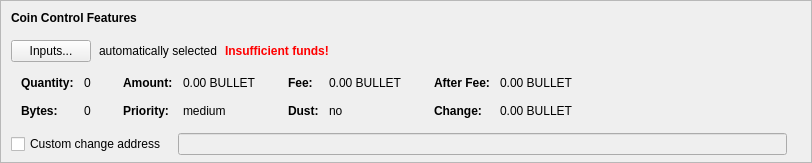
    <widget class="QFrame" name="frameCoinControl">
     <property name="sizePolicy">
      <sizepolicy hsizetype="Expanding" vsizetype="Expanding">
       <horstretch>0</horstretch>
       <verstretch>0</verstretch>
      </sizepolicy>
     </property>
     <property name="maximumSize">
      <size>
       <width>16777215</width>
       <height>16777215</height>
      </size>
     </property>
     <property name="frameShape">
      <enum>QFrame::StyledPanel</enum>
     </property>
     <property name="frameShadow">
      <enum>QFrame::Sunken</enum>
     </property>
     <layout class="QVBoxLayout" name="verticalLayoutCoinControl2">
      <property name="spacing">
       <number>0</number>
      </property>
      <property name="leftMargin">
       <number>0</number>
      </property>
      <property name="topMargin">
       <number>0</number>
      </property>
      <property name="rightMargin">
       <number>0</number>
      </property>
      <property name="bottomMargin">
       <number>6</number>
      </property>
      <item>
       <layout class="QVBoxLayout" name="verticalLayoutCoinControl" stretch="0,0,0,0,1">
        <property name="spacing">
         <number>0</number>
        </property>
        <property name="leftMargin">
         <number>10</number>
        </property>
        <property name="topMargin">
         <number>10</number>
        </property>
        <item>
         <layout class="QHBoxLayout" name="horizontalLayoutCoinControl1">
          <property name="bottomMargin">
           <number>15</number>
          </property>
          <item>
           <widget class="QLabel" name="labelCoinControlFeatures">
            <property name="sizePolicy">
             <sizepolicy hsizetype="Preferred" vsizetype="Maximum">
              <horstretch>0</horstretch>
              <verstretch>0</verstretch>
             </sizepolicy>
            </property>
            <property name="font">
             <font>
              <weight>75</weight>
              <bold>true</bold>
             </font>
            </property>
            <property name="styleSheet">
             <string notr="true">font-weight:bold;</string>
            </property>
            <property name="text">
             <string>Coin Control Features</string>
            </property>
           </widget>
          </item>
         </layout>
        </item>
        <item>
         <layout class="QHBoxLayout" name="horizontalLayoutCoinControl2" stretch="0,0,0,0">
          <property name="spacing">
           <number>8</number>
          </property>
          <property name="bottomMargin">
           <number>10</number>
          </property>
          <item>
           <widget class="QPushButton" name="pushButtonCoinControl">
            <property name="styleSheet">
             <string notr="true"/>
            </property>
            <property name="text">
             <string>Inputs...</string>
            </property>
            <property name="autoDefault">
             <bool>false</bool>
            </property>
           </widget>
          </item>
          <item>
           <widget class="QLabel" name="labelCoinControlAutomaticallySelected">
            <property name="text">
             <string>automatically selected</string>
            </property>
            <property name="margin">
             <number>5</number>
            </property>
           </widget>
          </item>
          <item>
           <widget class="QLabel" name="labelCoinControlInsuffFunds">
            <property name="font">
             <font>
              <weight>75</weight>
              <bold>true</bold>
             </font>
            </property>
            <property name="styleSheet">
             <string notr="true">color:red;font-weight:bold;</string>
            </property>
            <property name="text">
             <string>Insufficient funds!</string>
            </property>
            <property name="margin">
             <number>5</number>
            </property>
           </widget>
          </item>
          <item>
           <spacer name="horizontalSpacerCoinControl">
            <property name="orientation">
             <enum>Qt::Horizontal</enum>
            </property>
            <property name="sizeHint" stdset="0">
             <size>
              <width>40</width>
              <height>1</height>
             </size>
            </property>
           </spacer>
          </item>
         </layout>
        </item>
        <item>
         <widget class="QWidget" name="widgetCoinControl" native="true">
          <property name="sizePolicy">
           <sizepolicy hsizetype="Preferred" vsizetype="Preferred">
            <horstretch>0</horstretch>
            <verstretch>0</verstretch>
           </sizepolicy>
          </property>
          <property name="minimumSize">
           <size>
            <width>0</width>
            <height>0</height>
           </size>
          </property>
          <property name="styleSheet">
           <string notr="true"/>
          </property>
          <layout class="QHBoxLayout" name="horizontalLayoutCoinControl5">
           <property name="leftMargin">
            <number>0</number>
           </property>
           <property name="topMargin">
            <number>0</number>
           </property>
           <property name="rightMargin">
            <number>0</number>
           </property>
           <property name="bottomMargin">
            <number>0</number>
           </property>
           <item>
            <layout class="QHBoxLayout" name="horizontalLayoutCoinControl3" stretch="0,0,0,1">
             <property name="spacing">
              <number>20</number>
             </property>
             <property name="topMargin">
              <number>0</number>
             </property>
             <property name="bottomMargin">
              <number>10</number>
             </property>
             <item>
              <layout class="QFormLayout" name="formLayoutCoinControl1">
               <property name="horizontalSpacing">
                <number>10</number>
               </property>
               <property name="verticalSpacing">
                <number>14</number>
               </property>
               <property name="leftMargin">
                <number>10</number>
               </property>
               <property name="topMargin">
                <number>4</number>
               </property>
               <property name="rightMargin">
                <number>6</number>
               </property>
               <item row="0" column="0">
                <widget class="QLabel" name="labelCoinControlQuantityText">
                 <property name="font">
                  <font>
                   <weight>75</weight>
                   <bold>true</bold>
                  </font>
                 </property>
                 <property name="text">
                  <string>Quantity:</string>
                 </property>
                 <property name="margin">
                  <number>0</number>
                 </property>
                </widget>
               </item>
               <item row="0" column="1">
                <widget class="QLabel" name="labelCoinControlQuantity">
                 <property name="cursor">
                  <cursorShape>IBeamCursor</cursorShape>
                 </property>
                 <property name="contextMenuPolicy">
                  <enum>Qt::ActionsContextMenu</enum>
                 </property>
                 <property name="text">
                  <string notr="true">0</string>
                 </property>
                 <property name="margin">
                  <number>0</number>
                 </property>
                 <property name="textInteractionFlags">
                  <set>Qt::LinksAccessibleByMouse|Qt::TextSelectableByKeyboard|Qt::TextSelectableByMouse</set>
                 </property>
                </widget>
               </item>
               <item row="1" column="0">
                <widget class="QLabel" name="labelCoinControlBytesText">
                 <property name="font">
                  <font>
                   <weight>75</weight>
                   <bold>true</bold>
                  </font>
                 </property>
                 <property name="text">
                  <string>Bytes:</string>
                 </property>
                </widget>
               </item>
               <item row="1" column="1">
                <widget class="QLabel" name="labelCoinControlBytes">
                 <property name="cursor">
                  <cursorShape>IBeamCursor</cursorShape>
                 </property>
                 <property name="contextMenuPolicy">
                  <enum>Qt::ActionsContextMenu</enum>
                 </property>
                 <property name="text">
                  <string notr="true">0</string>
                 </property>
                 <property name="textInteractionFlags">
                  <set>Qt::LinksAccessibleByMouse|Qt::TextSelectableByKeyboard|Qt::TextSelectableByMouse</set>
                 </property>
                </widget>
               </item>
              </layout>
             </item>
             <item>
              <layout class="QFormLayout" name="formLayoutCoinControl2">
               <property name="horizontalSpacing">
                <number>10</number>
               </property>
               <property name="verticalSpacing">
                <number>14</number>
               </property>
               <property name="leftMargin">
                <number>6</number>
               </property>
               <property name="topMargin">
                <number>4</number>
               </property>
               <property name="rightMargin">
                <number>6</number>
               </property>
               <item row="0" column="0">
                <widget class="QLabel" name="labelCoinControlAmountText">
                 <property name="font">
                  <font>
                   <weight>75</weight>
                   <bold>true</bold>
                  </font>
                 </property>
                 <property name="text">
                  <string>Amount:</string>
                 </property>
                 <property name="margin">
                  <number>0</number>
                 </property>
                </widget>
               </item>
               <item row="0" column="1">
                <widget class="QLabel" name="labelCoinControlAmount">
                 <property name="cursor">
                  <cursorShape>IBeamCursor</cursorShape>
                 </property>
                 <property name="contextMenuPolicy">
                  <enum>Qt::ActionsContextMenu</enum>
                 </property>
                 <property name="text">
                  <string notr="true">0.00 BULLET</string>
                 </property>
                 <property name="textInteractionFlags">
                  <set>Qt::LinksAccessibleByMouse|Qt::TextSelectableByKeyboard|Qt::TextSelectableByMouse</set>
                 </property>
                </widget>
               </item>
               <item row="1" column="0">
                <widget class="QLabel" name="labelCoinControlPriorityText">
                 <property name="font">
                  <font>
                   <weight>75</weight>
                   <bold>true</bold>
                  </font>
                 </property>
                 <property name="text">
                  <string>Priority:</string>
                 </property>
                </widget>
               </item>
               <item row="1" column="1">
                <widget class="QLabel" name="labelCoinControlPriority">
                 <property name="cursor">
                  <cursorShape>IBeamCursor</cursorShape>
                 </property>
                 <property name="contextMenuPolicy">
                  <enum>Qt::ActionsContextMenu</enum>
                 </property>
                 <property name="text">
                  <string>medium</string>
                 </property>
                 <property name="textInteractionFlags">
                  <set>Qt::LinksAccessibleByMouse|Qt::TextSelectableByKeyboard|Qt::TextSelectableByMouse</set>
                 </property>
                </widget>
               </item>
              </layout>
             </item>
             <item>
              <layout class="QFormLayout" name="formLayoutCoinControl3">
               <property name="horizontalSpacing">
                <number>10</number>
               </property>
               <property name="verticalSpacing">
                <number>14</number>
               </property>
               <property name="leftMargin">
                <number>6</number>
               </property>
               <property name="topMargin">
                <number>4</number>
               </property>
               <property name="rightMargin">
                <number>6</number>
               </property>
               <item row="0" column="0">
                <widget class="QLabel" name="labelCoinControlFeeText">
                 <property name="font">
                  <font>
                   <weight>75</weight>
                   <bold>true</bold>
                  </font>
                 </property>
                 <property name="text">
                  <string>Fee:</string>
                 </property>
                 <property name="margin">
                  <number>0</number>
                 </property>
                </widget>
               </item>
               <item row="0" column="1">
                <widget class="QLabel" name="labelCoinControlFee">
                 <property name="cursor">
                  <cursorShape>IBeamCursor</cursorShape>
                 </property>
                 <property name="contextMenuPolicy">
                  <enum>Qt::ActionsContextMenu</enum>
                 </property>
                 <property name="text">
                  <string notr="true">0.00 BULLET</string>
                 </property>
                 <property name="textInteractionFlags">
                  <set>Qt::LinksAccessibleByMouse|Qt::TextSelectableByKeyboard|Qt::TextSelectableByMouse</set>
                 </property>
                </widget>
               </item>
               <item row="1" column="0">
                <widget class="QLabel" name="labelCoinControlLowOutputText">
                 <property name="font">
                  <font>
                   <weight>75</weight>
                   <bold>true</bold>
                  </font>
                 </property>
                 <property name="text">
                  <string>Dust:</string>
                 </property>
                </widget>
               </item>
               <item row="1" column="1">
                <widget class="QLabel" name="labelCoinControlLowOutput">
                 <property name="cursor">
                  <cursorShape>IBeamCursor</cursorShape>
                 </property>
                 <property name="contextMenuPolicy">
                  <enum>Qt::ActionsContextMenu</enum>
                 </property>
                 <property name="text">
                  <string>no</string>
                 </property>
                 <property name="textInteractionFlags">
                  <set>Qt::LinksAccessibleByMouse|Qt::TextSelectableByKeyboard|Qt::TextSelectableByMouse</set>
                 </property>
                </widget>
               </item>
              </layout>
             </item>
             <item>
              <layout class="QFormLayout" name="formLayoutCoinControl4">
               <property name="horizontalSpacing">
                <number>10</number>
               </property>
               <property name="verticalSpacing">
                <number>14</number>
               </property>
               <property name="leftMargin">
                <number>6</number>
               </property>
               <property name="topMargin">
                <number>4</number>
               </property>
               <property name="rightMargin">
                <number>6</number>
               </property>
               <item row="0" column="0">
                <widget class="QLabel" name="labelCoinControlAfterFeeText">
                 <property name="font">
                  <font>
                   <weight>75</weight>
                   <bold>true</bold>
                  </font>
                 </property>
                 <property name="text">
                  <string>After Fee:</string>
                 </property>
                 <property name="margin">
                  <number>0</number>
                 </property>
                </widget>
               </item>
               <item row="0" column="1">
                <widget class="QLabel" name="labelCoinControlAfterFee">
                 <property name="cursor">
                  <cursorShape>IBeamCursor</cursorShape>
                 </property>
                 <property name="contextMenuPolicy">
                  <enum>Qt::ActionsContextMenu</enum>
                 </property>
                 <property name="text">
                  <string notr="true">0.00 BULLET</string>
                 </property>
                 <property name="textInteractionFlags">
                  <set>Qt::LinksAccessibleByMouse|Qt::TextSelectableByKeyboard|Qt::TextSelectableByMouse</set>
                 </property>
                </widget>
               </item>
               <item row="1" column="0">
                <widget class="QLabel" name="labelCoinControlChangeText">
                 <property name="font">
                  <font>
                   <weight>75</weight>
                   <bold>true</bold>
                  </font>
                 </property>
                 <property name="text">
                  <string>Change:</string>
                 </property>
                </widget>
               </item>
               <item row="1" column="1">
                <widget class="QLabel" name="labelCoinControlChange">
                 <property name="cursor">
                  <cursorShape>IBeamCursor</cursorShape>
                 </property>
                 <property name="contextMenuPolicy">
                  <enum>Qt::ActionsContextMenu</enum>
                 </property>
                 <property name="text">
                  <string notr="true">0.00 BULLET</string>
                 </property>
                 <property name="textInteractionFlags">
                  <set>Qt::LinksAccessibleByMouse|Qt::TextSelectableByKeyboard|Qt::TextSelectableByMouse</set>
                 </property>
                </widget>
               </item>
              </layout>
             </item>
            </layout>
           </item>
          </layout>
         </widget>
        </item>
        <item>
         <layout class="QHBoxLayout" name="horizontalLayoutCoinControl4" stretch="0,0,0">
          <property name="spacing">
           <number>12</number>
          </property>
          <property name="sizeConstraint">
           <enum>QLayout::SetDefaultConstraint</enum>
          </property>
          <property name="topMargin">
           <number>5</number>
          </property>
          <property name="rightMargin">
           <number>5</number>
          </property>
          <item>
           <widget class="QCheckBox" name="checkBoxCoinControlChange">
            <property name="toolTip">
             <string>If this is activated, but the change address is empty or invalid, change will be sent to a newly generated address.</string>
            </property>
            <property name="text">
             <string>Custom change address</string>
            </property>
           </widget>
          </item>
          <item>
           <widget class="QValidatedLineEdit" name="lineEditCoinControlChange">
            <property name="enabled">
             <bool>false</bool>
            </property>
            <property name="sizePolicy">
             <sizepolicy hsizetype="Expanding" vsizetype="Fixed">
              <horstretch>0</horstretch>
              <verstretch>0</verstretch>
             </sizepolicy>
            </property>
           </widget>
          </item>
          <item>
           <widget class="QLabel" name="labelCoinControlChangeLabel">
            <property name="sizePolicy">
             <sizepolicy hsizetype="Preferred" vsizetype="Expanding">
              <horstretch>0</horstretch>
              <verstretch>0</verstretch>
             </sizepolicy>
            </property>
            <property name="minimumSize">
             <size>
              <width>0</width>
              <height>0</height>
             </size>
            </property>
            <property name="text">
             <string/>
            </property>
            <property name="margin">
             <number>3</number>
            </property>
           </widget>
          </item>
         </layout>
        </item>
        <item>
         <spacer name="verticalSpacerCoinControl">
          <property name="orientation">
           <enum>Qt::Vertical</enum>
          </property>
          <property name="sizeHint" stdset="0">
           <size>
            <width>800</width>
            <height>1</height>
           </size>
          </property>
         </spacer>
        </item>
       </layout>
      </item>
     </layout>
    </widget>
